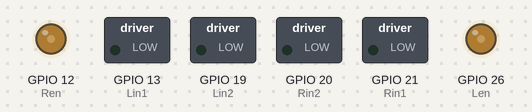
This program was run on a simulated Raspberry Pi (BCM pin numbers). On the bench: switched loads named in the program (green lamp = pin HIGH), output pins drawn as LEDs (lit = HIGH). At 0.0 s the program stops and its outputs stay as they are.

Above: at 0.1 s.
Timing chart, 0 to 1.5 s (numbered marks = the images above):
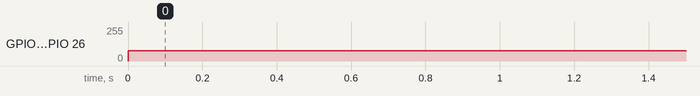

Measured:
- by itself, GPIO 12 (Ren), GPIO 26 (Len): 0/255 → 77/255 at 0.00 s

The program:

CarMove.py
```python
import RPi.GPIO as GPIO
from time import sleep

#Connections from Motor Driver to Pi GPIO
Rin1 = 21
Rin2 = 20
Ren = 12 # Right Enable
Lin1 = 13
Lin2 = 19
Len = 26 #left Enable

initialvaluespeed=30 # This should be between 0 to 100

GPIO.setmode(GPIO.BCM)
GPIO.setwarnings(False)
#Initialization for right motor
GPIO.setup(Rin1,GPIO.OUT)
GPIO.setup(Rin2,GPIO.OUT)
GPIO.setup(Ren,GPIO.OUT)
GPIO.output(Rin1,GPIO.LOW)
GPIO.output(Rin2,GPIO.LOW)
Rp=GPIO.PWM(Ren,1000)
Rp.start(initialvaluespeed)
#Initialization for left motor
GPIO.setup(Lin1,GPIO.OUT)
GPIO.setup(Lin2,GPIO.OUT)
GPIO.setup(Len,GPIO.OUT)
GPIO.output(Lin1,GPIO.LOW)
GPIO.output(Lin2,GPIO.LOW)
Lp=GPIO.PWM(Len,1000)
Lp.start(initialvaluespeed)

class move():
    def __init__(self):
        print("starting")

    def Rspeed(self,val):
        Rp.ChangeDutyCycle(initialvaluespeed+val)

    def Lspeed(self,val):
        Lp.ChangeDutyCycle(initialvaluespeed+val)

    def forward(self):
        GPIO.output(Rin2,GPIO.LOW)
        GPIO.output(Rin1,GPIO.HIGH)
        GPIO.output(Lin1,GPIO.LOW)
        GPIO.output(Lin2,GPIO.HIGH)

    def escape():
        GPIO.cleanup()
```
